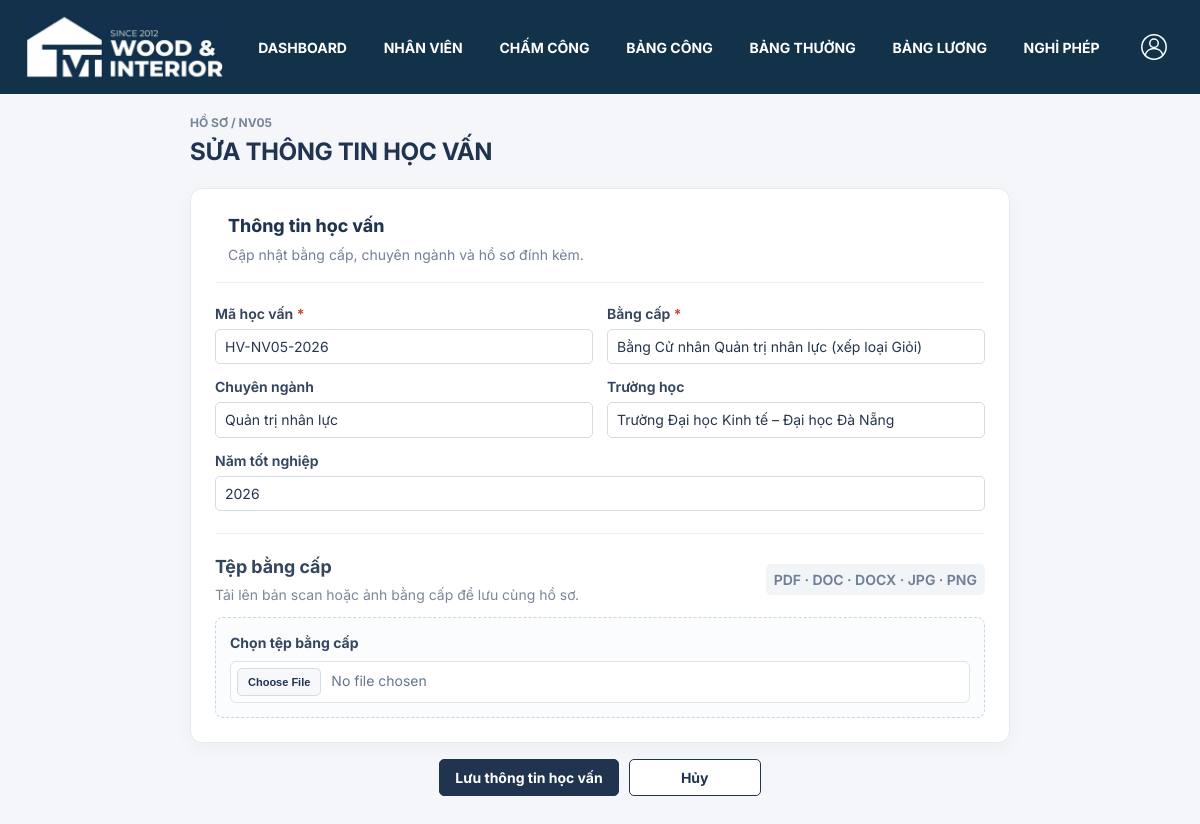
The page /nhan_vien/5/education/1/edit/ (signed in) on the database as committed earlier.
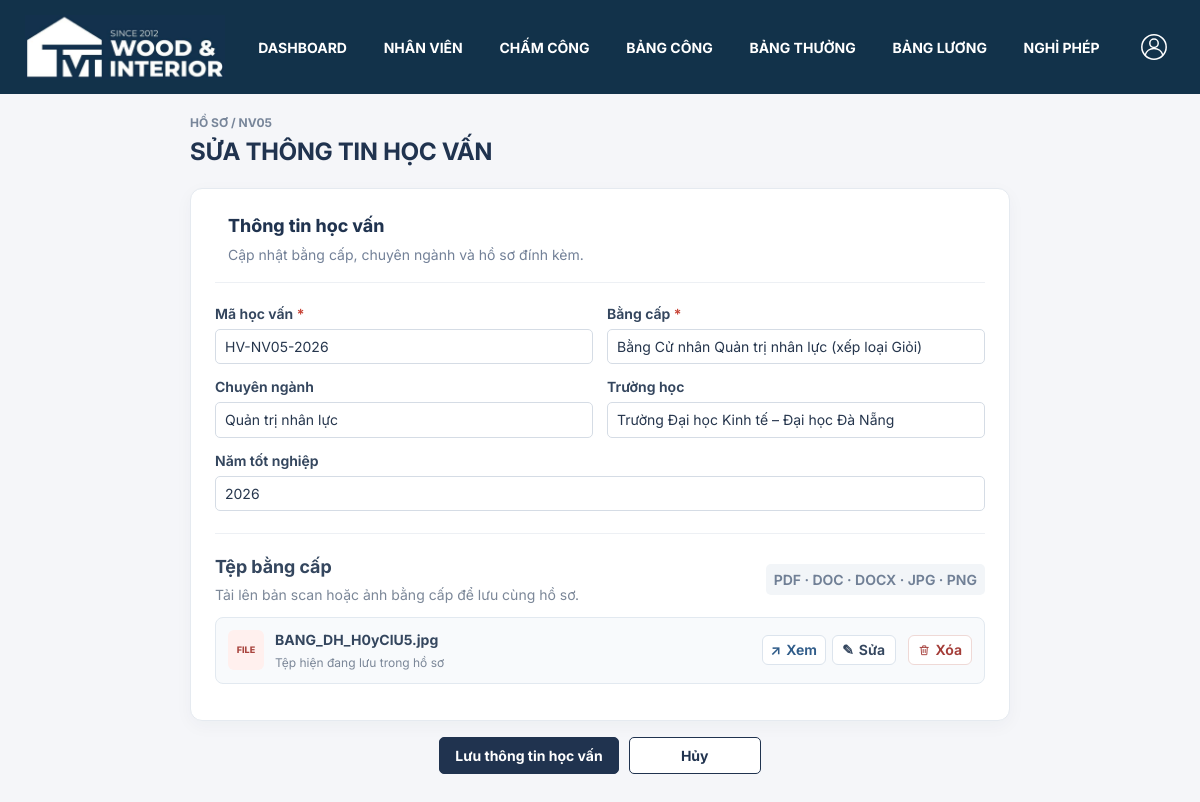
The same page on the database as committed later.
### nhan_vien/models.py (models this page shows, shortened)
class Education(models.Model):
    employee = models.ForeignKey(Employee, on_delete=models.CASCADE, related_name='educations')
    code = models.CharField('Mã học vấn', max_length=25, unique=True)
    degree = models.CharField('Bằng cấp', max_length=100)
    major = models.CharField('Chuyên ngành', max_length=100, blank=True)
    school = models.CharField('Trường học', max_length=255, blank=True)
    graduation_year = models.PositiveSmallIntegerField('Năm tốt nghiệp', null=True, blank=True)
    certificate_file = models.FileField('Tệp bằng cấp', upload_to='employees/education/', blank=True,
                                        validators=[FileExtensionValidator(['pdf', 'doc', 'docx', 'jpg', 'jpeg', 'png'])])
    class Meta:
        db_table = 'Hoc_van'
        ordering = ['-graduation_year', 'code']

### nhan_vien/views.py (the view)
# urls.py: path('nhan_vien/<int:employee_id>/education/<int:record_id>/edit/', employee_views.education_edit, name='education_edit'),
@login_required
def education_edit(request, employee_id, record_id=None):
    return _record_form(request, employee_id, record_id, Education, EducationForm, 'education', 'Thông tin học vấn')

### nhan_vien/forms.py (shortened to what this page needs)
class EducationForm(forms.ModelForm):
    remove_certificate = forms.BooleanField(required=False, label='Xóa tệp hiện tại')
    class Meta:
        model = Education
        fields = ('code', 'degree', 'major', 'school', 'graduation_year', 'certificate_file')
        widgets = {'graduation_year': forms.NumberInput(attrs={'min': '1900', 'max': '2100'})}
    def __init__(self, *args, **kwargs):
        super().__init__(*args, **kwargs)
        self.fields['certificate_file'].widget = forms.FileInput(
            attrs={'accept': '.pdf,.doc,.docx,.jpg,.jpeg,.png', 'class': 'education-file-input',
                   'data-file-replacement': 'true'})

### nhan_vien/access.py (called while the page is built)
def has_role(user, *roles):
    return user.is_authenticated and (user.is_superuser or user.groups.filter(name__in=roles).exists())

### nhan_vien/templatetags/access_tags.py (called while the page is built)
@register.simple_tag
def role_allowed(user, *roles):
    return has_role(user, *roles)

### nhan_vien/views.py (called while the page is built)
def _can_edit_employee_records(user, employee):
    return has_role(user, *MANAGEMENT_ROLES) or employee.user_id == user.pk

### templates/employees/record_form.html (shortened to what this page needs)
{% extends 'base.html' %}
{% load static %}
{% block extra_head %}<link rel="stylesheet" href="{% static 'css/employees.css' %}?v=16">{% endblock %}
{% block content %}
{% if kind == 'education' %}
<section class="employee-page form-page education-edit-page">
  <div class="form-page-heading"><p class="eyebrow">HỒ SƠ / {{ employee.code }}</p><h1>{% if is_edit %}SỬA THÔNG TIN HỌC VẤN{% else %}THÊM THÔNG TIN HỌC VẤN{% endif %}</h1></div>
  <form method="post" enctype="multipart/form-data" class="employee-form">
    <section class="form-panel education-edit-card">
      <div class="education-edit-intro"><div><h2>Thông tin học vấn</h2><p>Cập nhật bằng cấp, chuyên ngành và hồ sơ đính kèm.</p></div></div>
      <div class="form-grid education-edit-grid">
        {% for field in form %}{% if field.name != 'certificate_file' and field.name != 'remove_certificate' %}<div class="form-field education-field-{{ field.name }}"><label for="{{ field.id_for_label }}">{{ field.label }}{% if field.field.required %}<span class="required"> *</span>{% endif %}</label>{{ field }}{% for error in field.errors %}<small class="field-error">{{ error }}</small>{% endfor %}</div>{% endif %}{% endfor %}
      </div>
      <div class="education-upload-section">
        <div class="education-upload-heading"><div><h3>Tệp bằng cấp</h3><p>Tải lên bản scan hoặc ảnh bằng cấp để lưu cùng hồ sơ.</p></div><span class="education-file-types">PDF · DOC · DOCX · JPG · PNG</span></div>
        {% if record and record.certificate_file %}<div class="education-current-file"><span class="education-file-mark" aria-hidden="true">FILE</span><div class="education-current-file-info"><strong data-current-file-name>{{ record.certificate_file.name|cut:'employees/education/' }}</strong><small data-current-file-note>Tệp hiện đang lưu trong hồ sơ</small></div><div class="education-file-actions"><a class="education-file-action" href="{{ record.certificate_file.url }}" target="_blank" rel="noopener"><span aria-hidden="true">↗</span>Xem</a><label class="education-file-action education-file-change" for="{{ form.certificate_file.id_for_label }}"><span aria-hidden="true">✎</span>Sửa</label><label class="education-remove-file" title="Đánh dấu xóa tệp">{{ form.remove_certificate }}<span class="education-file-action education-remove-action"><svg viewBox="0 0 24 24" aria-hidden="true"><path d="M4 7h16M10 11v6m4-6v6M6 7l1 14h10l1-14M9 7V4h6v3"/></svg><span>Xóa</span></span></label></div>{{ form.certificate_file }}</div>{% else %}<div class="education-file-picker"><label for="{{ form.certificate_file.id_for_label }}">Chọn tệp bằng cấp</label>{{ form.certificate_file }}</div>{% endif %}
      </div>
    </section>
    <div class="form-actions education-edit-actions"><button class="employee-button" type="submit">{% if is_edit %}Lưu thông tin học vấn{% else %}Thêm học vấn{% endif %}</button><a class="employee-button secondary" href="{% if personal_view %}{% url 'personal_profile' %}{% else %}{% url 'employee_detail' employee.pk %}{% endif %}">Hủy</a></div>
  </form>
</section>
{% endif %}
{% endblock %}

Rows that differ between the two databases and show on the page:
changed Education "Bằng Cử nhân Quản trị nhân lực (xếp loại Giỏi)": certificate_file.name (not shown) → "BANG_DH_H0yClU5.jpg"
Other text that changed with them:
text no longer shown: "Chọn tệp bằng cấp"
text now shown: "FILE Tệp hiện đang lưu trong hồ sơ ↗ Xem ✎ Sửa Xóa"
